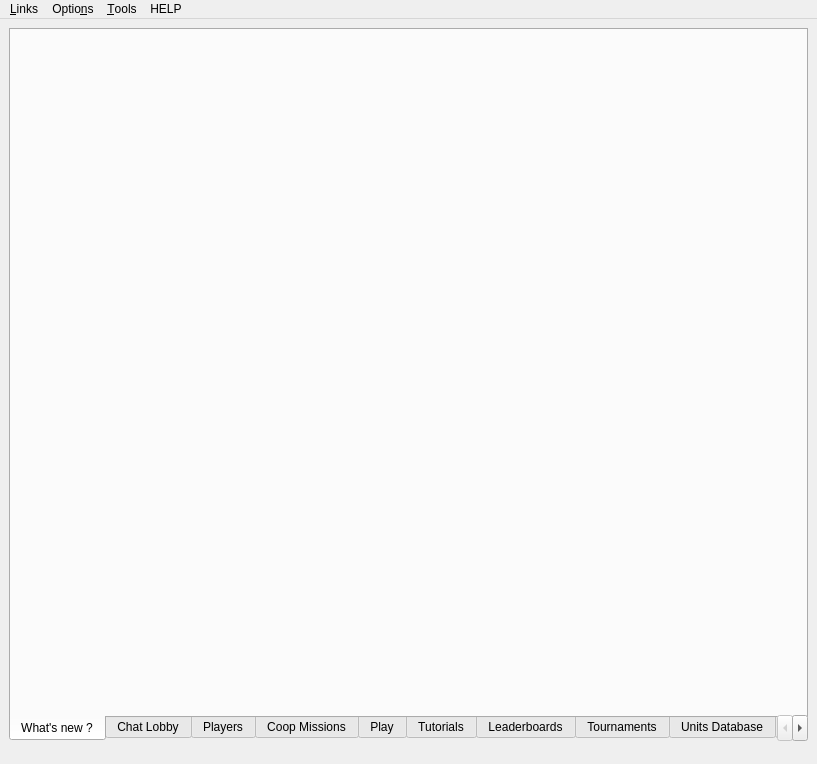
<?xml version="1.0" encoding="UTF-8"?>
<ui version="4.0">
 <class>mainwindow</class>
 <widget class="QMainWindow" name="mainwindow">
  <property name="geometry">
   <rect>
    <x>0</x>
    <y>0</y>
    <width>817</width>
    <height>764</height>
   </rect>
  </property>
  <property name="minimumSize">
   <size>
    <width>600</width>
    <height>400</height>
   </size>
  </property>
  <property name="windowTitle">
   <string>FA Forever</string>
  </property>
  <property name="statusTip">
   <string/>
  </property>
  <property name="autoFillBackground">
   <bool>false</bool>
  </property>
  <property name="styleSheet">
   <string notr="true"/>
  </property>
  <property name="toolButtonStyle">
   <enum>Qt::ToolButtonStyle::ToolButtonIconOnly</enum>
  </property>
  <property name="unifiedTitleAndToolBarOnMac">
   <bool>false</bool>
  </property>
  <widget class="QWidget" name="centralwidget">
   <property name="baseSize">
    <size>
     <width>100</width>
     <height>400</height>
    </size>
   </property>
   <layout class="QGridLayout" name="mainGridLayout">
    <property name="leftMargin">
     <number>9</number>
    </property>
    <property name="topMargin">
     <number>9</number>
    </property>
    <property name="rightMargin">
     <number>9</number>
    </property>
    <property name="bottomMargin">
     <number>9</number>
    </property>
    <property name="spacing">
     <number>0</number>
    </property>
    <item row="0" column="0">
     <layout class="QHBoxLayout" name="topLayout">
      <property name="spacing">
       <number>0</number>
      </property>
     </layout>
    </item>
    <item row="1" column="0">
     <widget class="QTabWidget" name="mainTabs">
      <property name="sizePolicy">
       <sizepolicy hsizetype="Expanding" vsizetype="Expanding">
        <horstretch>4</horstretch>
        <verstretch>0</verstretch>
       </sizepolicy>
      </property>
      <property name="focusPolicy">
       <enum>Qt::FocusPolicy::NoFocus</enum>
      </property>
      <property name="styleSheet">
       <string notr="true"/>
      </property>
      <property name="tabPosition">
       <enum>QTabWidget::TabPosition::South</enum>
      </property>
      <property name="tabShape">
       <enum>QTabWidget::TabShape::Rounded</enum>
      </property>
      <property name="currentIndex">
       <number>0</number>
      </property>
      <property name="iconSize">
       <size>
        <width>30</width>
        <height>30</height>
       </size>
      </property>
      <property name="documentMode">
       <bool>false</bool>
      </property>
      <property name="movable">
       <bool>false</bool>
      </property>
      <widget class="QWidget" name="whatNewTab">
       <attribute name="title">
        <string>What's new ?</string>
       </attribute>
       <layout class="QVBoxLayout" name="verticalLayout">
        <property name="spacing">
         <number>0</number>
        </property>
        <property name="leftMargin">
         <number>0</number>
        </property>
        <property name="topMargin">
         <number>0</number>
        </property>
        <property name="rightMargin">
         <number>0</number>
        </property>
        <property name="bottomMargin">
         <number>0</number>
        </property>
       </layout>
      </widget>
      <widget class="QWidget" name="chatTab">
       <attribute name="title">
        <string>Chat Lobby</string>
       </attribute>
       <layout class="QGridLayout" name="gridLayout">
        <property name="leftMargin">
         <number>6</number>
        </property>
        <property name="topMargin">
         <number>6</number>
        </property>
        <property name="rightMargin">
         <number>6</number>
        </property>
        <property name="bottomMargin">
         <number>6</number>
        </property>
       </layout>
      </widget>
      <widget class="QWidget" name="playersTab">
       <attribute name="title">
        <string>Players</string>
       </attribute>
       <layout class="QGridLayout" name="gridLayout_players">
        <property name="leftMargin">
         <number>6</number>
        </property>
        <property name="topMargin">
         <number>6</number>
        </property>
        <property name="rightMargin">
         <number>6</number>
        </property>
        <property name="bottomMargin">
         <number>6</number>
        </property>
       </layout>
      </widget>
      <widget class="QWidget" name="coopTab">
       <attribute name="title">
        <string>Coop Missions</string>
       </attribute>
       <layout class="QGridLayout" name="gridLayout_14"/>
      </widget>
      <widget class="QWidget" name="gamesTab">
       <attribute name="title">
        <string>Play</string>
       </attribute>
       <layout class="QGridLayout" name="gridLayout_7">
        <property name="leftMargin">
         <number>6</number>
        </property>
        <property name="topMargin">
         <number>6</number>
        </property>
        <property name="rightMargin">
         <number>6</number>
        </property>
        <property name="bottomMargin">
         <number>6</number>
        </property>
       </layout>
      </widget>
      <widget class="QWidget" name="tutorialsTab">
       <attribute name="title">
        <string>Tutorials</string>
       </attribute>
       <layout class="QGridLayout" name="gridLayout_5">
        <property name="leftMargin">
         <number>6</number>
        </property>
        <property name="topMargin">
         <number>6</number>
        </property>
        <property name="rightMargin">
         <number>6</number>
        </property>
        <property name="bottomMargin">
         <number>6</number>
        </property>
       </layout>
      </widget>
      <widget class="QWidget" name="ladderTab">
       <attribute name="title">
        <string>Leaderboards</string>
       </attribute>
       <layout class="QGridLayout" name="gridLayout_4">
        <property name="leftMargin">
         <number>6</number>
        </property>
        <property name="topMargin">
         <number>6</number>
        </property>
        <property name="rightMargin">
         <number>6</number>
        </property>
        <property name="bottomMargin">
         <number>6</number>
        </property>
       </layout>
      </widget>
      <widget class="QWidget" name="tourneyTab">
       <attribute name="title">
        <string>Tournaments</string>
       </attribute>
       <layout class="QGridLayout" name="gridLayout_13">
        <property name="leftMargin">
         <number>6</number>
        </property>
        <property name="topMargin">
         <number>6</number>
        </property>
        <property name="rightMargin">
         <number>6</number>
        </property>
        <property name="bottomMargin">
         <number>6</number>
        </property>
       </layout>
      </widget>
      <widget class="QWidget" name="unitdbTab">
       <property name="sizePolicy">
        <sizepolicy hsizetype="Expanding" vsizetype="Expanding">
         <horstretch>0</horstretch>
         <verstretch>0</verstretch>
        </sizepolicy>
       </property>
       <attribute name="title">
        <string>Units Database</string>
       </attribute>
       <layout class="QVBoxLayout" name="verticalLayout_2"/>
      </widget>
      <widget class="QWidget" name="replaysTab">
       <attribute name="title">
        <string>Replays</string>
       </attribute>
       <layout class="QGridLayout" name="gridLayout_2">
        <property name="leftMargin">
         <number>6</number>
        </property>
        <property name="topMargin">
         <number>6</number>
        </property>
        <property name="rightMargin">
         <number>6</number>
        </property>
        <property name="bottomMargin">
         <number>6</number>
        </property>
       </layout>
      </widget>
      <widget class="QWidget" name="vaultsTab">
       <attribute name="title">
        <string>Vaults</string>
       </attribute>
       <layout class="QGridLayout" name="gridLayout_9">
        <property name="leftMargin">
         <number>6</number>
        </property>
        <property name="topMargin">
         <number>6</number>
        </property>
        <property name="rightMargin">
         <number>6</number>
        </property>
        <property name="bottomMargin">
         <number>6</number>
        </property>
        <item row="0" column="0">
         <widget class="QTabWidget" name="topTabs">
          <property name="currentIndex">
           <number>0</number>
          </property>
          <widget class="QWidget" name="mapsTab">
           <attribute name="title">
            <string>Maps</string>
           </attribute>
           <layout class="QGridLayout" name="gridLayout_11">
            <property name="leftMargin">
             <number>0</number>
            </property>
            <property name="topMargin">
             <number>0</number>
            </property>
            <property name="rightMargin">
             <number>0</number>
            </property>
            <property name="bottomMargin">
             <number>0</number>
            </property>
           </layout>
          </widget>
          <widget class="QWidget" name="modsTab">
           <attribute name="title">
            <string>Mods</string>
           </attribute>
           <layout class="QGridLayout" name="gridLayout_12">
            <property name="leftMargin">
             <number>0</number>
            </property>
            <property name="topMargin">
             <number>0</number>
            </property>
            <property name="rightMargin">
             <number>0</number>
            </property>
            <property name="bottomMargin">
             <number>0</number>
            </property>
           </layout>
          </widget>
         </widget>
        </item>
       </layout>
      </widget>
     </widget>
    </item>
    <item row="2" column="0">
     <widget class="QLabel" name="labelStatusBarInfo">
      <property name="minimumSize">
       <size>
        <width>0</width>
        <height>0</height>
       </size>
      </property>
      <property name="font">
       <font>
        <weight>75</weight>
        <bold>true</bold>
       </font>
      </property>
      <property name="text">
       <string/>
      </property>
      <property name="alignment">
       <set>Qt::AlignmentFlag::AlignCenter</set>
      </property>
     </widget>
    </item>
   </layout>
  </widget>
  <widget class="QMenuBar" name="menubar">
   <property name="geometry">
    <rect>
     <x>0</x>
     <y>0</y>
     <width>817</width>
     <height>27</height>
    </rect>
   </property>
   <widget class="QMenu" name="menuOptions">
    <property name="title">
     <string>Optio&amp;ns</string>
    </property>
    <widget class="QMenu" name="menuClear">
     <property name="title">
      <string>C&amp;lear Data...</string>
     </property>
     <addaction name="actionClearCache"/>
     <addaction name="actionClearSettings"/>
     <addaction name="separator"/>
     <addaction name="actionClearGameFiles"/>
     <addaction name="actionClearMapGenerators"/>
    </widget>
    <widget class="QMenu" name="menuLocalPath">
     <property name="title">
      <string>Show &amp;Paths...</string>
     </property>
     <addaction name="actionShowMapsDir"/>
     <addaction name="actionShowModsDir"/>
     <addaction name="actionShowReplaysDir"/>
     <addaction name="actionShowThemesDir"/>
     <addaction name="actionShowGamePrefs"/>
     <addaction name="actionShowClientConfigFile"/>
    </widget>
    <addaction name="separator"/>
    <addaction name="actionSettings"/>
    <addaction name="separator"/>
    <addaction name="menuLocalPath"/>
    <addaction name="menuClear"/>
   </widget>
   <widget class="QMenu" name="menuHelp">
    <property name="title">
     <string>HELP</string>
    </property>
    <addaction name="actionWiki"/>
    <addaction name="separator"/>
    <addaction name="actionTechSupport"/>
    <addaction name="actionShowLogs"/>
    <addaction name="separator"/>
    <addaction name="actionAbout"/>
   </widget>
   <widget class="QMenu" name="menuLinks">
    <property name="title">
     <string>&amp;Links</string>
    </property>
    <addaction name="actionLinkUnitDB"/>
    <addaction name="actionLinkMapPool"/>
    <addaction name="separator"/>
    <addaction name="actionLinkWebsite"/>
    <addaction name="actionLinkForums"/>
    <addaction name="actionLinkWiki"/>
    <addaction name="actionLinkGitHub"/>
   </widget>
   <widget class="QMenu" name="menuTools">
    <property name="title">
     <string>&amp;Tools</string>
    </property>
    <addaction name="actionCheckPlayerAliases"/>
    <addaction name="actionModerationReports"/>
   </widget>
   <addaction name="menuLinks"/>
   <addaction name="menuOptions"/>
   <addaction name="menuTools"/>
   <addaction name="menuHelp"/>
  </widget>
  <action name="actionAbout">
   <property name="text">
    <string>&amp;About FAF</string>
   </property>
  </action>
  <action name="actionLinkWebsite">
   <property name="text">
    <string>&amp;Website</string>
   </property>
  </action>
  <action name="actionLinkWiki">
   <property name="text">
    <string>W&amp;iki</string>
   </property>
  </action>
  <action name="actionLinkGitHub">
   <property name="text">
    <string>&amp;GitHub</string>
   </property>
  </action>
  <action name="actionShowLogs">
   <property name="text">
    <string>&amp;Show Logs</string>
   </property>
  </action>
  <action name="actionReportBug">
   <property name="text">
    <string>Report a Bug</string>
   </property>
  </action>
  <action name="actionLinkForums">
   <property name="text">
    <string>&amp;Forums</string>
   </property>
  </action>
  <action name="actionLinkUnitDB">
   <property name="text">
    <string>&amp;Unit List</string>
   </property>
  </action>
  <action name="actionTechSupport">
   <property name="text">
    <string>&amp;Tech Support</string>
   </property>
  </action>
  <action name="actionSetAutoLogin">
   <property name="checkable">
    <bool>true</bool>
   </property>
   <property name="text">
    <string>&amp;Automatic Login</string>
   </property>
  </action>
  <action name="actionSetNewbiesChannel">
   <property name="checkable">
    <bool>true</bool>
   </property>
   <property name="text">
    <string>&amp;Use Newbies Channel</string>
   </property>
  </action>
  <action name="actionSetAutoJoinChannels">
   <property name="text">
    <string>Set &amp;autojoin channels</string>
   </property>
  </action>
  <action name="actionSetAutoDownloadMods">
   <property name="checkable">
    <bool>true</bool>
   </property>
   <property name="text">
    <string>Automatic &amp;Downloading of Mods</string>
   </property>
  </action>
  <action name="actionSetAutoDownloadMaps">
   <property name="checkable">
    <bool>true</bool>
   </property>
   <property name="text">
    <string>Automatic Downloading &amp;of Maps</string>
   </property>
  </action>
  <action name="actionClearCache">
   <property name="text">
    <string>&amp;Cache</string>
   </property>
  </action>
  <action name="actionClearLogs">
   <property name="text">
    <string>Logs</string>
   </property>
  </action>
  <action name="actionClearSettings">
   <property name="text">
    <string>&amp;Settings</string>
   </property>
  </action>
  <action name="actionClearGameFiles">
   <property name="text">
    <string>&amp;Game Files</string>
   </property>
  </action>
  <action name="actionSetGamePath">
   <property name="text">
    <string>&amp;Game Path...</string>
   </property>
  </action>
  <action name="actionSetSoundEffects">
   <property name="checkable">
    <bool>true</bool>
   </property>
   <property name="checked">
    <bool>true</bool>
   </property>
   <property name="enabled">
    <bool>true</bool>
   </property>
   <property name="text">
    <string>&amp;Sound Effects</string>
   </property>
  </action>
  <action name="actionJoin_Part_Messages">
   <property name="checkable">
    <bool>true</bool>
   </property>
   <property name="checked">
    <bool>true</bool>
   </property>
   <property name="text">
    <string>Joins / Parts</string>
   </property>
  </action>
  <action name="actionAnnounce_Games">
   <property name="text">
    <string>Open Games</string>
   </property>
  </action>
  <action name="actionLive_Replays">
   <property name="text">
    <string>Live Replays</string>
   </property>
  </action>
  <action name="actionSetJoinsParts">
   <property name="checkable">
    <bool>true</bool>
   </property>
   <property name="text">
    <string>&amp;Joins / Parts</string>
   </property>
  </action>
  <action name="actionSetOpenGames">
   <property name="checkable">
    <bool>true</bool>
   </property>
   <property name="checked">
    <bool>true</bool>
   </property>
   <property name="text">
    <string>Friend &amp;Games</string>
   </property>
  </action>
  <action name="actionSetLiveReplays">
   <property name="checkable">
    <bool>true</bool>
   </property>
   <property name="checked">
    <bool>true</bool>
   </property>
   <property name="text">
    <string>Friend &amp;Replays</string>
   </property>
  </action>
  <action name="actionColoredNicknames">
   <property name="checkable">
    <bool>true</bool>
   </property>
   <property name="text">
    <string>&amp;Colored nicknames</string>
   </property>
  </action>
  <action name="actionFriendsOnTop">
   <property name="checkable">
    <bool>true</bool>
   </property>
   <property name="text">
    <string>&amp;Friends on top</string>
   </property>
  </action>
  <action name="actionWiki">
   <property name="text">
    <string>&amp;Wiki</string>
   </property>
  </action>
  <action name="actionLink_account_to_Steam">
   <property name="text">
    <string>&amp;Link account to Steam</string>
   </property>
  </action>
  <action name="actionTestingConnections">
   <property name="text">
    <string>Test Proxy Server</string>
   </property>
  </action>
  <action name="actionNotifications">
   <property name="text">
    <string>Notifications...</string>
   </property>
  </action>
  <action name="actionEnabled">
   <property name="text">
    <string>Enabled</string>
   </property>
  </action>
  <action name="actionNsEnabled">
   <property name="checkable">
    <bool>true</bool>
   </property>
   <property name="checked">
    <bool>true</bool>
   </property>
   <property name="text">
    <string>&amp;Enabled</string>
   </property>
  </action>
  <action name="actionNsSettings">
   <property name="text">
    <string>&amp;Settings</string>
   </property>
  </action>
  <action name="actionShowModsDir">
   <property name="text">
    <string>Show &amp;mods folder</string>
   </property>
  </action>
  <action name="actionShowReplaysDir">
   <property name="text">
    <string>Show &amp;replays folder</string>
   </property>
  </action>
  <action name="actionShowMapsDir">
   <property name="text">
    <string>&amp;Show maps folder</string>
   </property>
  </action>
  <action name="actionShowGamePrefs">
   <property name="text">
    <string>Show &amp;game.prefs</string>
   </property>
  </action>
  <action name="actionCheck_for_Updates">
   <property name="text">
    <string>&amp;Check for Updates</string>
   </property>
  </action>
  <action name="actionUpdate_Settings">
   <property name="text">
    <string>&amp;Update Settings...</string>
   </property>
  </action>
  <action name="actionShowThemesDir">
   <property name="text">
    <string>Show &amp;themes folder</string>
   </property>
  </action>
  <action name="actionLinkMapPool">
   <property name="text">
    <string>&amp;Ladder Map Pool</string>
   </property>
  </action>
  <action name="actionCheckPlayerAliases">
   <property name="text">
    <string>&amp;Check player aliases</string>
   </property>
  </action>
  <action name="actionModerationReports">
   <property name="text">
    <string>&amp;Moderation reports</string>
   </property>
  </action>
  <action name="actionIgnoreFoes">
   <property name="checkable">
    <bool>true</bool>
   </property>
   <property name="checked">
    <bool>true</bool>
   </property>
   <property name="text">
    <string>&amp;Ignore foes</string>
   </property>
  </action>
  <action name="actionShowClientConfigFile">
   <property name="text">
    <string>Show &amp;client config file</string>
   </property>
  </action>
  <action name="actionHideChatterNick">
   <property name="checkable">
    <bool>true</bool>
   </property>
   <property name="text">
    <string>&amp;Nick</string>
   </property>
  </action>
  <action name="actionHideChatterMap">
   <property name="checkable">
    <bool>true</bool>
   </property>
   <property name="text">
    <string>&amp;Map</string>
   </property>
  </action>
  <action name="actionHideChatterRank">
   <property name="checkable">
    <bool>true</bool>
   </property>
   <property name="text">
    <string>&amp;Rank</string>
   </property>
  </action>
  <action name="actionHideChatterAvatar">
   <property name="checkable">
    <bool>true</bool>
   </property>
   <property name="text">
    <string>&amp;Avatar</string>
   </property>
  </action>
  <action name="actionHideChatterCountry">
   <property name="checkable">
    <bool>true</bool>
   </property>
   <property name="text">
    <string>&amp;Country</string>
   </property>
  </action>
  <action name="actionHideChatterStatus">
   <property name="checkable">
    <bool>true</bool>
   </property>
   <property name="text">
    <string>&amp;Status</string>
   </property>
  </action>
  <action name="actionLanguageChannels">
   <property name="text">
    <string>Language channels</string>
   </property>
  </action>
  <action name="actionSetAutoGenerateMaps">
   <property name="checkable">
    <bool>true</bool>
   </property>
   <property name="text">
    <string>Automatic Generating of Maps</string>
   </property>
  </action>
  <action name="actionClearMapGenerators">
   <property name="text">
    <string>Map Generators</string>
   </property>
  </action>
  <action name="actionEnableIceAdapterInfoWindow">
   <property name="checkable">
    <bool>true</bool>
   </property>
   <property name="text">
    <string>Enable info window</string>
   </property>
  </action>
  <action name="actionSetIceAdapterWindowLaunchDelay">
   <property name="checkable">
    <bool>false</bool>
   </property>
   <property name="enabled">
    <bool>true</bool>
   </property>
   <property name="text">
    <string>Set window launch delay...</string>
   </property>
  </action>
  <action name="actionCacheSettings">
   <property name="text">
    <string>Cache Settings</string>
   </property>
  </action>
  <action name="actionGameSettings">
   <property name="text">
    <string>Game Settings</string>
   </property>
  </action>
  <action name="actionSettings">
   <property name="text">
    <string>Settings</string>
   </property>
  </action>
 </widget>
 <resources/>
 <connections/>
</ui>
